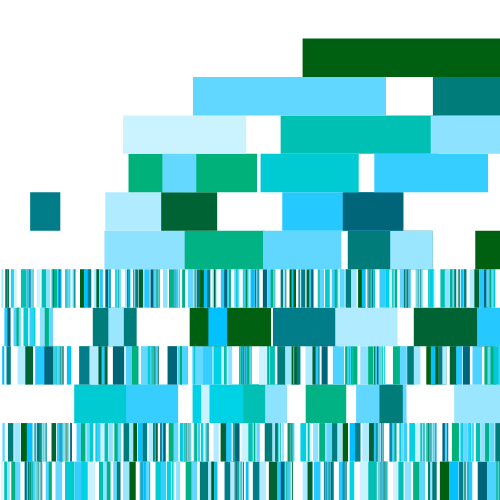
Frame 1 (no input)
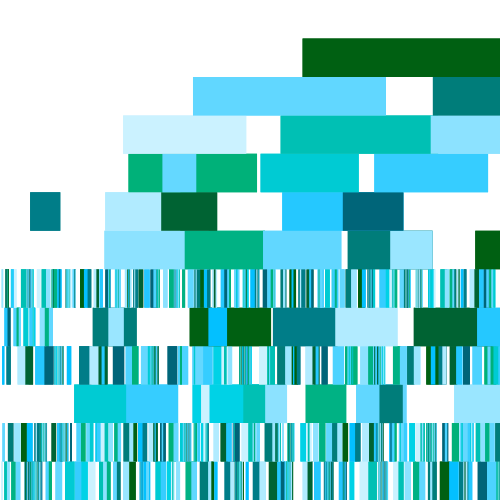
Frame 2 (the mouse pressed at the canvas centre, redrawn once)

The p5.js sketch that drew these frames (run headless with seeded random() and noise() and a simulated clock; the mouse was pressed at the canvas centre and the sketch redrawn once):

// p5.js sketch
// ── sketch.js
'use strict';

var colorCount = 20;

var hueValues = [];
var saturationValues = [];
var brightnessValues = [];
// Declare a seed value
var actRandomSeed = 0;

function setup() {
    createCanvas(500, 500);
    colorMode(HSB, 360, 100, 100, 100);
    noStroke();
}

function draw() {
    noLoop();
    // Returns a constant parameter
    randomSeed(actRandomSeed);

    for (var i = 0; i < colorCount; i++) {
        if (i % 2 == 0) {
            hueValues[i] = random(130, 220);
            saturationValues[i] = 100;
            brightnessValues[i] = random(15, 100);
        } else {
            hueValues[i] = 195;
            saturationValues[i] = random(20, 100);
            brightnessValues[i] = 100;
        }
    }

    var counter = 0;

    var rowCount = int(random(5, 30));
    var rowHeight = height / rowCount;

    for (var i = rowCount; i >= 0; i--) {
        var partCount = i + 1;
        var parts = [];

        for (var ii = 0; ii < partCount; ii++) {
            if (random() < 0.075) {
                var fragments = int(random(2, 20));
                partCount += fragments;
                for (var iii = 0; iii < fragments; iii++) {
                    parts.push(random(2));
                }
            } else {
                parts.push(random(2, 20));
            }
        }

        var sumPartsTotal = 0;
        for (var ii = 0; ii < partCount; ii++) {
            sumPartsTotal += parts[ii];
        }

        var sumPartsNow = 0;
        for (var ii = 0; ii < parts.length; ii++) {
            sumPartsNow += parts[ii];
            var x = map(sumPartsNow, 0, sumPartsTotal, 0, width);
            var y = rowHeight * i;
            var w = -map(parts[ii], 0, sumPartsTotal, 0, width);
            var h = rowHeight;

            var index = counter % colorCount;
            var col = color(hueValues[index], saturationValues[index], brightnessValues[index]);
            fill(col);
            rect(x, y, w, h);
            counter++;
        }
    }
}

// Using the mouse create random patterns
function mouseReleased() {
    actRandomSeed = random(100000);
    loop();
}
